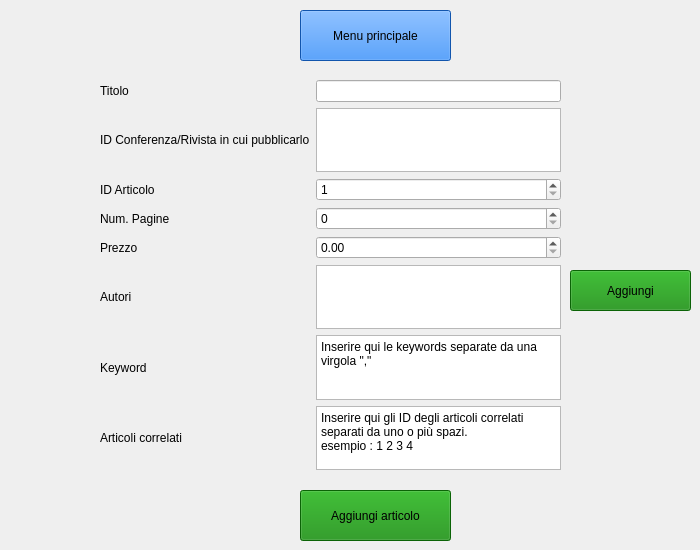
    <widget class="QWidget" name="pagina_articoli">
     <widget class="QPushButton" name="pulsante_torna_al_menu">
      <property name="geometry">
       <rect>
        <x>300</x>
        <y>10</y>
        <width>151</width>
        <height>51</height>
       </rect>
      </property>
      <property name="styleSheet">
       <string notr="true">background-color: rgb(24,119,242);</string>
      </property>
      <property name="text">
       <string>Menu principale</string>
      </property>
     </widget>
     <widget class="QPushButton" name="pushButton">
      <property name="geometry">
       <rect>
        <x>300</x>
        <y>490</y>
        <width>151</width>
        <height>51</height>
       </rect>
      </property>
      <property name="styleSheet">
       <string notr="true">background-color: rgb(15,138,8); </string>
      </property>
      <property name="text">
       <string>Aggiungi articolo</string>
      </property>
     </widget>
     <widget class="QWidget" name="layoutWidget">
      <property name="geometry">
       <rect>
        <x>100</x>
        <y>80</y>
        <width>461</width>
        <height>391</height>
       </rect>
      </property>
      <layout class="QGridLayout" name="gridLayout_7">
       <item row="2" column="0">
        <widget class="QLabel" name="label_3">
         <property name="text">
          <string>ID Articolo</string>
         </property>
        </widget>
       </item>
       <item row="0" column="1">
        <widget class="QLineEdit" name="titolo_articolo_linedit"/>
       </item>
       <item row="5" column="1">
        <widget class="QListWidget" name="articolo_lista_add_autori"/>
       </item>
       <item row="3" column="1">
        <widget class="QSpinBox" name="numpagine_articolo_linedit">
         <property name="maximum">
          <number>99999</number>
         </property>
        </widget>
       </item>
       <item row="4" column="1">
        <widget class="QDoubleSpinBox" name="prezzoarticolo_linedit">
         <property name="maximum">
          <double>99999999.989999994635582</double>
         </property>
        </widget>
       </item>
       <item row="7" column="0">
        <widget class="QLabel" name="label_8">
         <property name="text">
          <string>Articoli correlati</string>
         </property>
        </widget>
       </item>
       <item row="1" column="0">
        <widget class="QLabel" name="label_2">
         <property name="text">
          <string>ID Conferenza/Rivista in cui pubblicarlo</string>
         </property>
        </widget>
       </item>
       <item row="2" column="1">
        <widget class="QSpinBox" name="identificativo_articolo_linedit">
         <property name="minimum">
          <number>1</number>
         </property>
         <property name="maximum">
          <number>999999999</number>
         </property>
        </widget>
       </item>
       <item row="4" column="0">
        <widget class="QLabel" name="label_5">
         <property name="text">
          <string>Prezzo</string>
         </property>
        </widget>
       </item>
       <item row="6" column="0">
        <widget class="QLabel" name="label_7">
         <property name="text">
          <string>Keyword</string>
         </property>
        </widget>
       </item>
       <item row="6" column="1">
        <widget class="QPlainTextEdit" name="plaintext_keyword_di_articolo">
         <property name="plainText">
          <string>Inserire qui le keywords separate da una virgola &quot;,&quot; 
</string>
         </property>
        </widget>
       </item>
       <item row="7" column="1">
        <widget class="QPlainTextEdit" name="plaintext_articoli_correlati_di_articolo">
         <property name="plainText">
          <string>Inserire qui gli ID degli articoli correlati separati da uno o più spazi.
esempio : 1 2 3 4</string>
         </property>
        </widget>
       </item>
       <item row="1" column="1">
        <widget class="QListWidget" name="articolo_lista_id_pubb"/>
       </item>
       <item row="0" column="0">
        <widget class="QLabel" name="label">
         <property name="text">
          <string>Titolo</string>
         </property>
        </widget>
       </item>
       <item row="5" column="0">
        <widget class="QLabel" name="label_6">
         <property name="text">
          <string>Autori</string>
         </property>
        </widget>
       </item>
       <item row="3" column="0">
        <widget class="QLabel" name="label_4">
         <property name="text">
          <string>Num. Pagine</string>
         </property>
        </widget>
       </item>
      </layout>
     </widget>
     <widget class="QPushButton" name="articolo_add_autore">
      <property name="geometry">
       <rect>
        <x>570</x>
        <y>270</y>
        <width>121</width>
        <height>41</height>
       </rect>
      </property>
      <property name="styleSheet">
       <string notr="true">background-color: rgb(15,138,8); </string>
      </property>
      <property name="text">
       <string>Aggiungi</string>
      </property>
     </widget>
    </widget>
